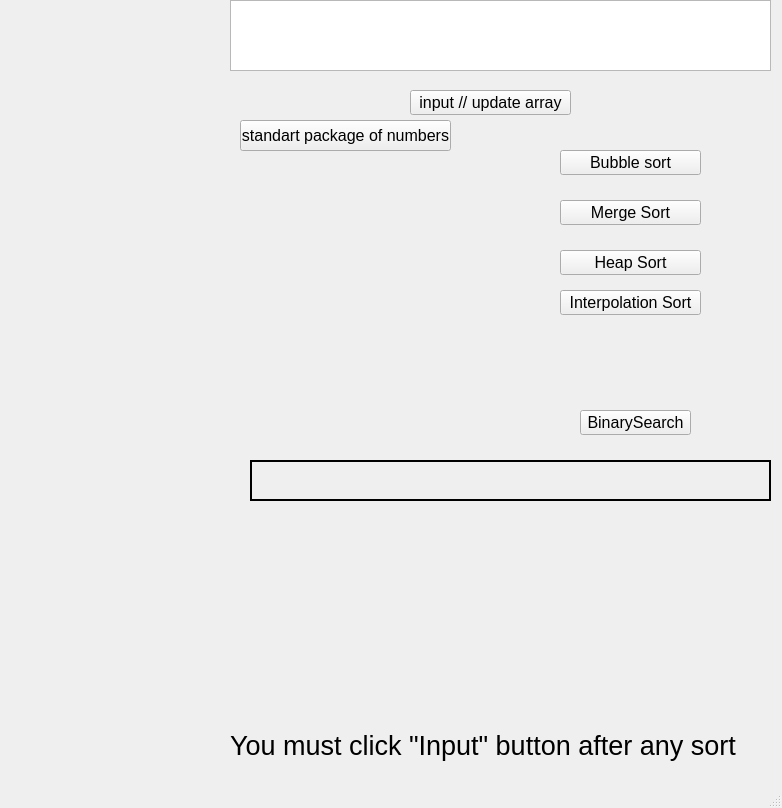
<?xml version="1.0" encoding="UTF-8"?>
<ui version="4.0">
 <class>MainWindow</class>
 <widget class="QMainWindow" name="MainWindow">
  <property name="geometry">
   <rect>
    <x>0</x>
    <y>0</y>
    <width>782</width>
    <height>808</height>
   </rect>
  </property>
  <property name="windowTitle">
   <string>MainWindow</string>
  </property>
  <widget class="QWidget" name="centralwidget">
   <widget class="QPushButton" name="bubbleSortButton">
    <property name="geometry">
     <rect>
      <x>560</x>
      <y>150</y>
      <width>141</width>
      <height>25</height>
     </rect>
    </property>
    <property name="font">
     <font>
      <pointsize>12</pointsize>
     </font>
    </property>
    <property name="text">
     <string>Bubble sort</string>
    </property>
   </widget>
   <widget class="QPushButton" name="mergeSortButton">
    <property name="geometry">
     <rect>
      <x>560</x>
      <y>200</y>
      <width>141</width>
      <height>25</height>
     </rect>
    </property>
    <property name="font">
     <font>
      <pointsize>12</pointsize>
     </font>
    </property>
    <property name="text">
     <string>Merge Sort</string>
    </property>
   </widget>
   <widget class="QPushButton" name="binarySearchButton">
    <property name="geometry">
     <rect>
      <x>580</x>
      <y>410</y>
      <width>111</width>
      <height>25</height>
     </rect>
    </property>
    <property name="font">
     <font>
      <pointsize>12</pointsize>
     </font>
    </property>
    <property name="text">
     <string>BinarySearch</string>
    </property>
   </widget>
   <widget class="QPlainTextEdit" name="arrayTextEdit">
    <property name="geometry">
     <rect>
      <x>230</x>
      <y>0</y>
      <width>541</width>
      <height>71</height>
     </rect>
    </property>
    <property name="autoFillBackground">
     <bool>true</bool>
    </property>
    <property name="backgroundVisible">
     <bool>false</bool>
    </property>
   </widget>
   <widget class="QWidget" name="verticalLayoutWidget">
    <property name="geometry">
     <rect>
      <x>20</x>
      <y>10</y>
      <width>191</width>
      <height>751</height>
     </rect>
    </property>
    <layout class="QVBoxLayout" name="verticalLayout">
     <property name="sizeConstraint">
      <enum>QLayout::SetDefaultConstraint</enum>
     </property>
    </layout>
   </widget>
   <widget class="QPushButton" name="heapsortButton">
    <property name="geometry">
     <rect>
      <x>560</x>
      <y>250</y>
      <width>141</width>
      <height>25</height>
     </rect>
    </property>
    <property name="font">
     <font>
      <pointsize>12</pointsize>
     </font>
    </property>
    <property name="text">
     <string>Heap Sort</string>
    </property>
   </widget>
   <widget class="QPushButton" name="sortBu">
    <property name="geometry">
     <rect>
      <x>410</x>
      <y>90</y>
      <width>161</width>
      <height>25</height>
     </rect>
    </property>
    <property name="font">
     <font>
      <pointsize>12</pointsize>
     </font>
    </property>
    <property name="text">
     <string>input // update array</string>
    </property>
   </widget>
   <widget class="QPushButton" name="pushButton">
    <property name="geometry">
     <rect>
      <x>240</x>
      <y>120</y>
      <width>211</width>
      <height>31</height>
     </rect>
    </property>
    <property name="font">
     <font>
      <pointsize>12</pointsize>
     </font>
    </property>
    <property name="text">
     <string>standart package of numbers</string>
    </property>
   </widget>
   <widget class="QLabel" name="label">
    <property name="geometry">
     <rect>
      <x>230</x>
      <y>720</y>
      <width>531</width>
      <height>51</height>
     </rect>
    </property>
    <property name="font">
     <font>
      <pointsize>20</pointsize>
      <italic>false</italic>
      <bold>false</bold>
     </font>
    </property>
    <property name="text">
     <string>You must click &quot;Input&quot; button after any sort</string>
    </property>
   </widget>
   <widget class="QPushButton" name="interpolationSortButton">
    <property name="geometry">
     <rect>
      <x>560</x>
      <y>290</y>
      <width>141</width>
      <height>25</height>
     </rect>
    </property>
    <property name="font">
     <font>
      <pointsize>12</pointsize>
     </font>
    </property>
    <property name="text">
     <string>Interpolation Sort</string>
    </property>
   </widget>
   <widget class="QLabel" name="labelIndex">
    <property name="geometry">
     <rect>
      <x>250</x>
      <y>460</y>
      <width>521</width>
      <height>41</height>
     </rect>
    </property>
    <property name="font">
     <font>
      <pointsize>12</pointsize>
     </font>
    </property>
    <property name="frameShape">
     <enum>QFrame::WinPanel</enum>
    </property>
    <property name="text">
     <string/>
    </property>
   </widget>
  </widget>
  <widget class="QMenuBar" name="menubar">
   <property name="geometry">
    <rect>
     <x>0</x>
     <y>0</y>
     <width>782</width>
     <height>22</height>
    </rect>
   </property>
  </widget>
  <widget class="QStatusBar" name="statusbar"/>
 </widget>
 <resources/>
 <connections/>
</ui>
